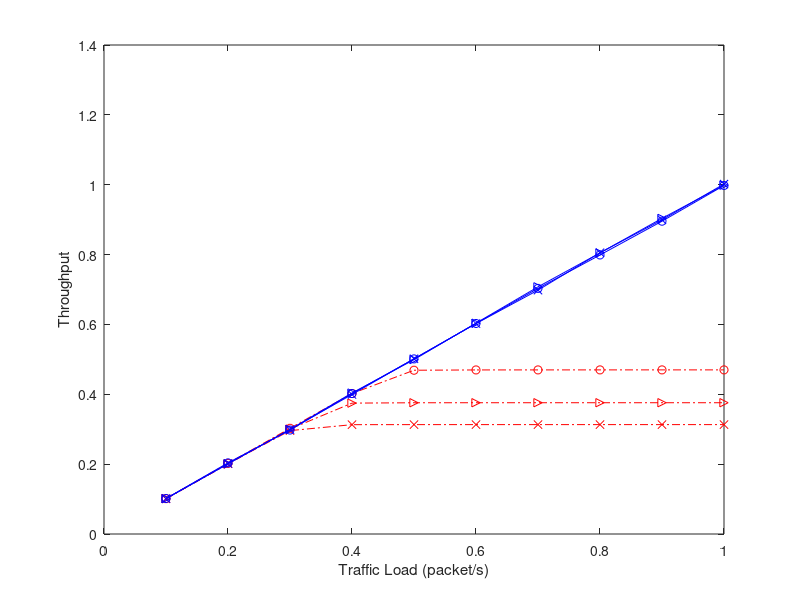

This chart was generated by the following MATLAB code: (Note: this script raises an error after producing the figure.)
% Plot throughput, from 1hop - 10 hops
% \xi = 14, 17, 20, traffic load: 0.1:0.1:1
% PRI-basic, PRI-ASM (adaptive schedule maintaince)
basic=[0.10125	0.202194444	0.302638889	0.402208333	0.468861111	0.469708333	0.469791667	0.469847222	0.469861111	0.469861111;
0.10175	0.200111111	0.300486111	0.374736111	0.375736111	0.375819444	0.375833333	0.375833333	0.375833333	0.375833333;
0.100569444	0.201361111	0.296	0.313027778	0.313180556	0.313194444	0.313194444	0.313194444	0.313194444	0.313194444;
    ];

asm=[0.101652778	0.203638889	0.297652778	0.402138889	0.501333333	0.602736111	0.703194444	0.798888889	0.895555556	0.997777778;
0.101	0.200680556	0.299361111	0.403625	0.499263889	0.603638889	0.707597222	0.804694444	0.903652778	0.998611111;
0.101416667	0.201708333	0.299194444	0.399444444	0.501680556	0.602430556	0.698111111	0.805277778	0.899527778	1.001930556
    ];


figure;
hold off;
arrival_rate=0.1:0.1:1;
plot(arrival_rate,basic(1,:),'ro-.');
hold on;
plot(arrival_rate,basic(2,:),'r>-.');
plot(arrival_rate,basic(3,:),'rx-.');


plot(arrival_rate,asm(1,:),'bo-');
plot(arrival_rate,asm(2,:),'b>-');
plot(arrival_rate,asm(3,:),'bx-');

% set(gca,'XTick',0.05:0.05:0.5);
% set(gca,'XTickLabel',0.05:0.05:0.5);
%set(gca,'Xdir','reverse')
% axis([0.05 0.5 20 250]);
xlabel('Traffic Load (packet/s)');
ylabel('Throughput');
legend('PRI-basic, {{\it{\xi}} = 14}','PRI-basic, {{\it{\xi}} = 18}','PRI-basic, {{\it{\xi}} = 22}', ...
    'PRI-ASM, {{\it{\xi}} = 14}','PRI-ASM, {{\it{\xi}} = 18}','PRI-ASM, {{\it{\xi}} = 22}',2);
% grid on;